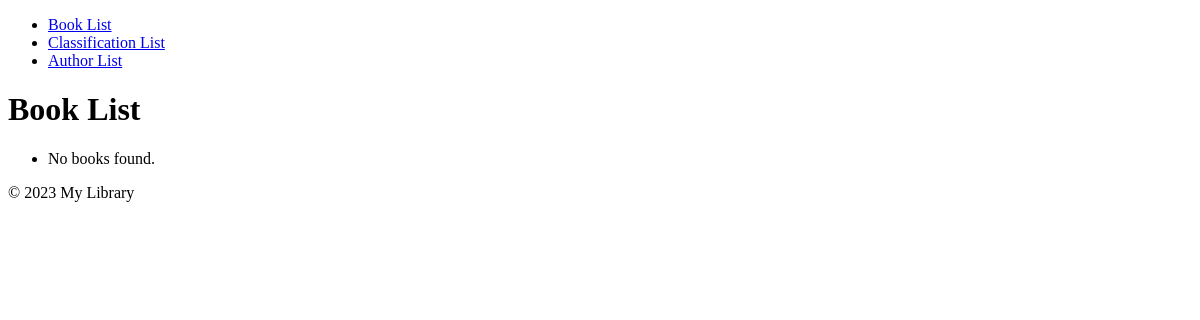
The page /books/ on the database as committed earlier.
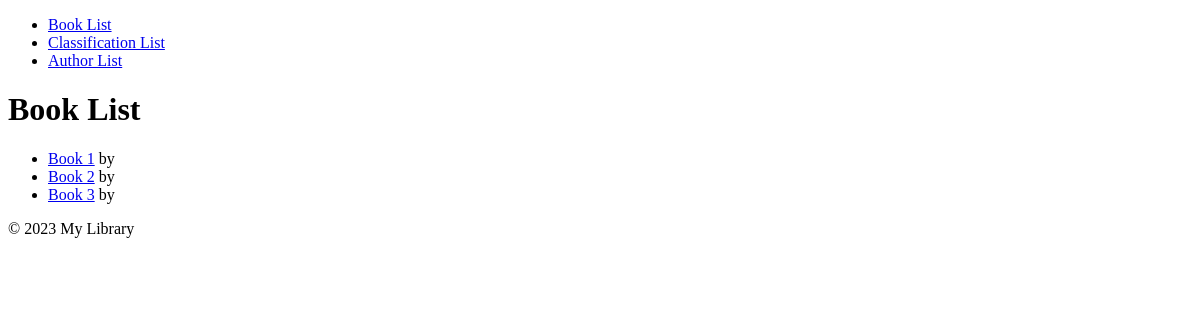
The same page on the database as committed later.
### exercises/models.py (models this page shows, shortened)
class Book (models.Model):
    title = models.CharField(max_length=255)
    authors = models.ManyToManyField('exercises.Author')
    publisher = models.ForeignKey(
        "exercises.Publisher",
        on_delete=models.CASCADE
    )
    publication_date = models.DateField()
    def was_published_recently(self):
        date_today = timezone.now().date()
        return self.publication_date >= date_today - timedelta(day=1)
    was_published_recently.admin_order_field = "publication_date"
    was_published_recently.boolean=True
    was_published_recently.short_description = "Published recently?"
    class Meta:
        verbose_name = _("Book")
        verbose_name_plural = _("Books")

### exercises/views.py (the view)
# urls.py: path('books/', book_list, name='book_list'),
def book_list(request):
    books = Book.objects.all()
    context={
        'books': books
    }
    return render(request, 'book_list.html', context)

### exercises/templates/book_list.html (shortened to what this page needs)
{% extends 'base.html' %}
{% block content%}
<h1>Book List</h1>
<ul>
    {% for book in books %}
        <li><a href="{% url 'book_detail' book_id=book.id %}"> {{ book.title }}</a> by {{ book.author.name }}</li>
    {% empty %}
        <li>No books found.</li>
    {% endfor %}
</ul>
{% endblock %}

### exercises/templates/base.html (shortened to what this page needs)
<!DOCTYPE html>
<html lang="en">
<head>
</head>
<body>
    <nav>
        <ul>
          <li><a href="{% url 'book_list' %}">Book List</a></li>
          <li><a href="{% url 'classification_list' %}">Classification List</a></li>
          <li><a href="{% url 'author_list' %}">Author List</a></li>
        </ul>
    </nav>
    <main>
        {% block content %}
        {% endblock %}
    </main>
    <footer>
        &copy; 2023 My Library
    </footer>
</body>
</html>

Rows that differ between the two databases and show on the page:
added Book: title "Book 1"
added Book: title "Book 2"
added Book: title "Book 3"
Other text that changed with them:
text no longer shown: "No books found."
